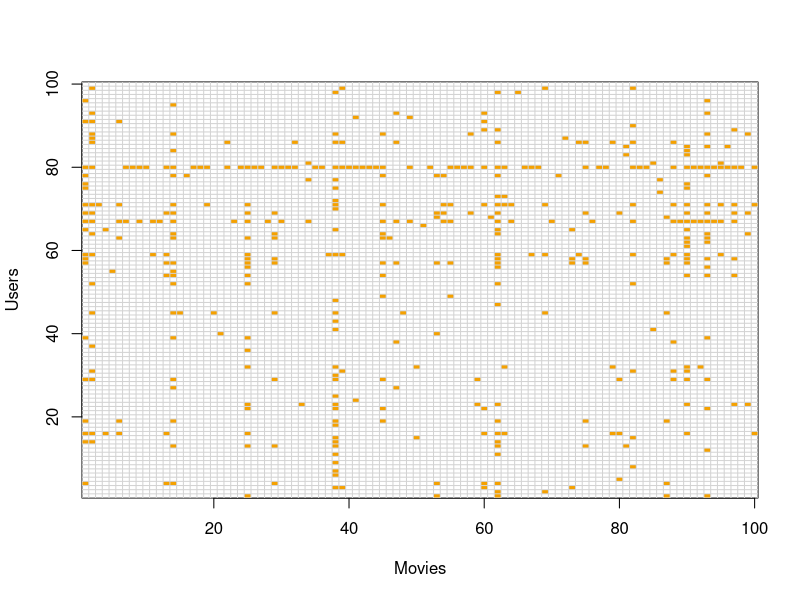
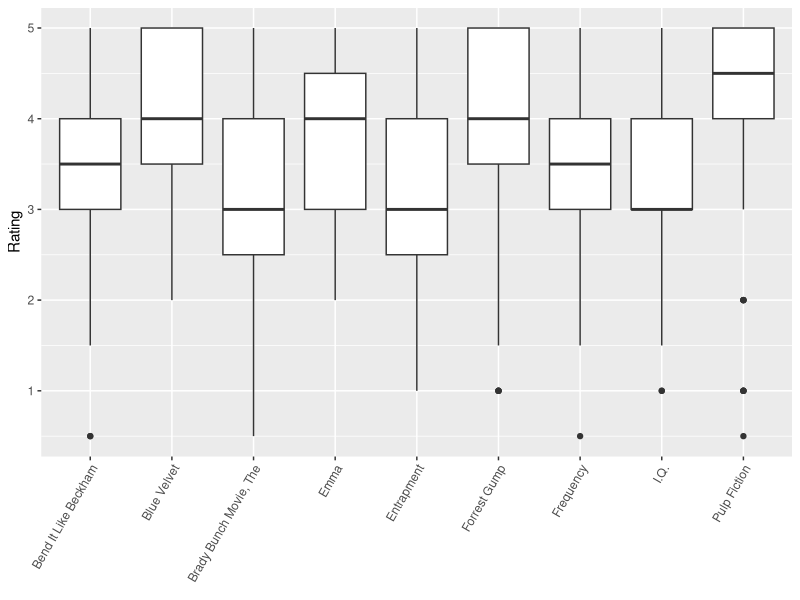
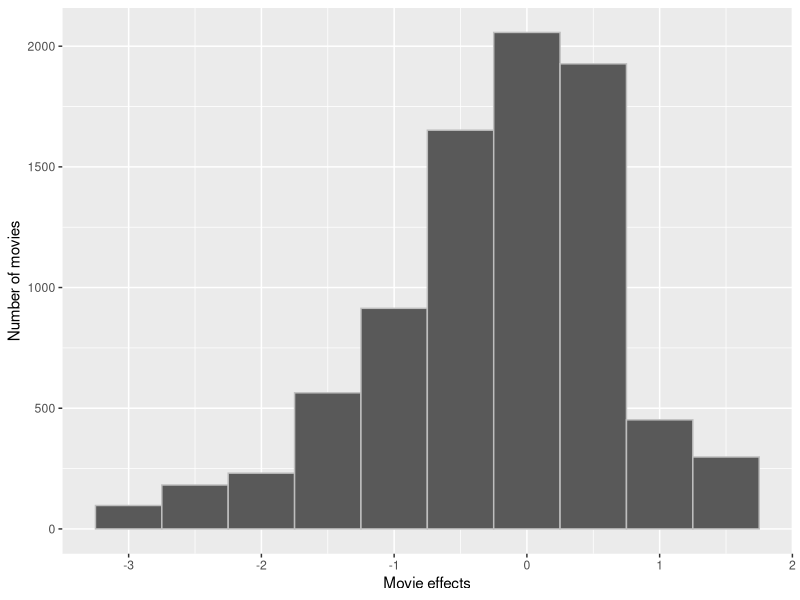

Write the R code that produced these figures, in order.
# Introduction

#The Netflix challenge offered $1 million dollars to the team that could provide a movie reccomendation system that improved theirs by 10%. While the Netflix data set isn't public, MovieLens provides a similar one. We are going to attempt to provide a solution to the challenge (through the MovieLens data set) using linear regression, trying out three different approaches.
#Each row in the MovieLens database corresponds to the rating one user assigned to a movie, and there's and ID that identifies each individual user.

library(dslabs)
library(tidyverse)
data("movielens")

#The data contains rating information provided by 671 users on 9066 movies:
library(dplyr)
count_users <-  length(unique(movielens$userId))
count_movies <- length(unique(movielens$movieId))
data.frame(count_users,count_movies)

#However not every user rated every movie, and therefore many fields in the matrix will be empty, as we can see in the following sample plot highlighting the ratings we do have:

users <- sample(unique(movielens$userId), 100)
movielens %>% filter(userId %in% users) %>% 
  select(userId, movieId, rating) %>%
  mutate(rating = 1) %>%
  spread(movieId, rating) %>% select(sample(ncol(.), 100)) %>% 
  as.matrix() %>% t(.) %>%
  image(1:100, 1:100,. , xlab="Movies", ylab="Users")
abline(h=0:100+0.5, v=0:100+0.5, col = "light grey")

# Pre-processing
#We are going to partition the data into a training and a test data subset, the first containing 80% of the data and the latter the remaining.

library(caret)
set.seed(1)
data_index <- createDataPartition(y = movielens$rating, times = 1, p = 0.8, list = FALSE)
test_set <- movielens[-data_index,]
train_set <- movielens[data_index,]

#To make sure we don't have users or movies in one set that don't appear in the other we use the semi_join function

test_set <- test_set %>% 
  semi_join(train_set, by = "movieId") %>%
  semi_join(train_set, by = "userId")

#The winners of the challenge were defined based on the Residual Sum of Squared Errors, RMSE. To win, the RMSE had to be lower than 0.85.
#The RMSE is formulated like this:

RMSE <- function(true_ratings, predicted_ratings){
  sqrt(mean((true_ratings - predicted_ratings)^2))
}

# Recommendation system

#To create the recommendation system, we will use an iterative process, increasing on the complexity of the previous one until a satisfactory RMSE is reached.

## Simplest solution: disregarding movie ratings and user preferences.
#The simplest possible solution is to suggest the same movie for all users, regardless of their preferences. This would be represented by a model that chalks up all variations in preferences to the standard error:

average_rating <- mean(train_set$rating)
average_rating

#Through the previous code, our model will only use the average rating and an error term. The RMSE can be calculated as follows:

simple_rmse <- RMSE(test_set$rating,average_rating)
simple_rmse

#And so, the simplest possible solution provides an RMSE of a little over 1.


## Recommendation based on movie ratings
#Another approach would imply taking into account movie ratings. Some movies have a better average rating than others:

library(ggplot2)
t_movieIds <- table(movielens$movieId)
movielens$times_rated <- t_movieIds[match(movielens$movieId, names(t_movieIds))]

movielens %>% filter(times_rated >= 320 & movieId != 2085| times_rated == 41 & movieId != 2085) %>% ggplot(aes(title,rating))+geom_boxplot()+theme(axis.text.x = element_text(angle = 60, hjust = 1)) + xlab(element_blank()) + ylab("Rating")

#And we can use this for the recommendation system by accounting for individual movie ratings.
#In the Netflix challenge, the difference between the overall average rating and the average rating of each movie was called the bias, and we will implement it with the following code, that groups by movie and takes the average of its ratings, to later substract the total average:

movie_average <- train_set %>% 
  group_by(movieId) %>% 
  summarize(movie_effects = mean(rating - average_rating))

#And we can see the distribution of this bias:
movie_average %>% qplot(movie_effects, geom ="histogram", bins = 10, data = ., color = I("grey")) + xlab("Movie effects") + ylab("Number of movies")

#The expressed model would be of the form Prediction = Overall Movie Average + Movie Bias + Random Error, and its RMSE is the following:

predicted_ratings <- average_rating + test_set %>% 
  left_join(movie_average, by='movieId') %>% 
  pull(movie_effects)

movie_effects_rmse <- RMSE(predicted_ratings, test_set$rating)
movie_effects_rmse
#Taking each movie's average rating into account improves our RMSE slightly.

## Recommendation based on individual preference and movie rating
#Introducing the individual preference of each user will add the last layer of information provided by the MovieLens data set:

#The following code is similar to the one used to find the movie bias; we are now finding each user's preference bias by removing both the movie effect and the mean overall rating effect.
user_average <- train_set %>% 
  left_join(movie_average, by='movieId') %>% 
  group_by(userId) %>% 
  summarize(user_effects = mean(rating - average_rating - movie_effects))

#And using the user bias we create a formula of the form: Prediction = Overall Movie Average + Movie Bias + User Bias + Error, so when a hard to please user who rates all movies below their average rating needs a suggestion, the effect of his manifested preferences will be negated against the movie's rating, and we can also identify correctly when he isn't bashing a movie but giving a personally above average review:
predicted_ratings <- test_set %>% 
  left_join(movie_average, by='movieId') %>%
  left_join(user_average, by='userId') %>%
  mutate(prediction = average_rating + movie_effects + user_effects) %>%
  pull(prediction)

#The final results:
user_effects_rmse <- RMSE(predicted_ratings, test_set$rating)
user_effects_rmse

# Conclusion
#With each iteration our results got progressively better, and while this result isn't enough to win the Netflix prize, this is a fun exercise that only needs linear models.
rmse_results <- data_frame(method = "Average of all ratings", RMSE = simple_rmse)
rmse_results <- bind_rows(rmse_results, data_frame(method="Movie Effects Model", RMSE = movie_effects_rmse))
rmse_results <- bind_rows(rmse_results, data_frame(method="Movie and User Effects Model", RMSE = user_effects_rmse))
rmse_results
